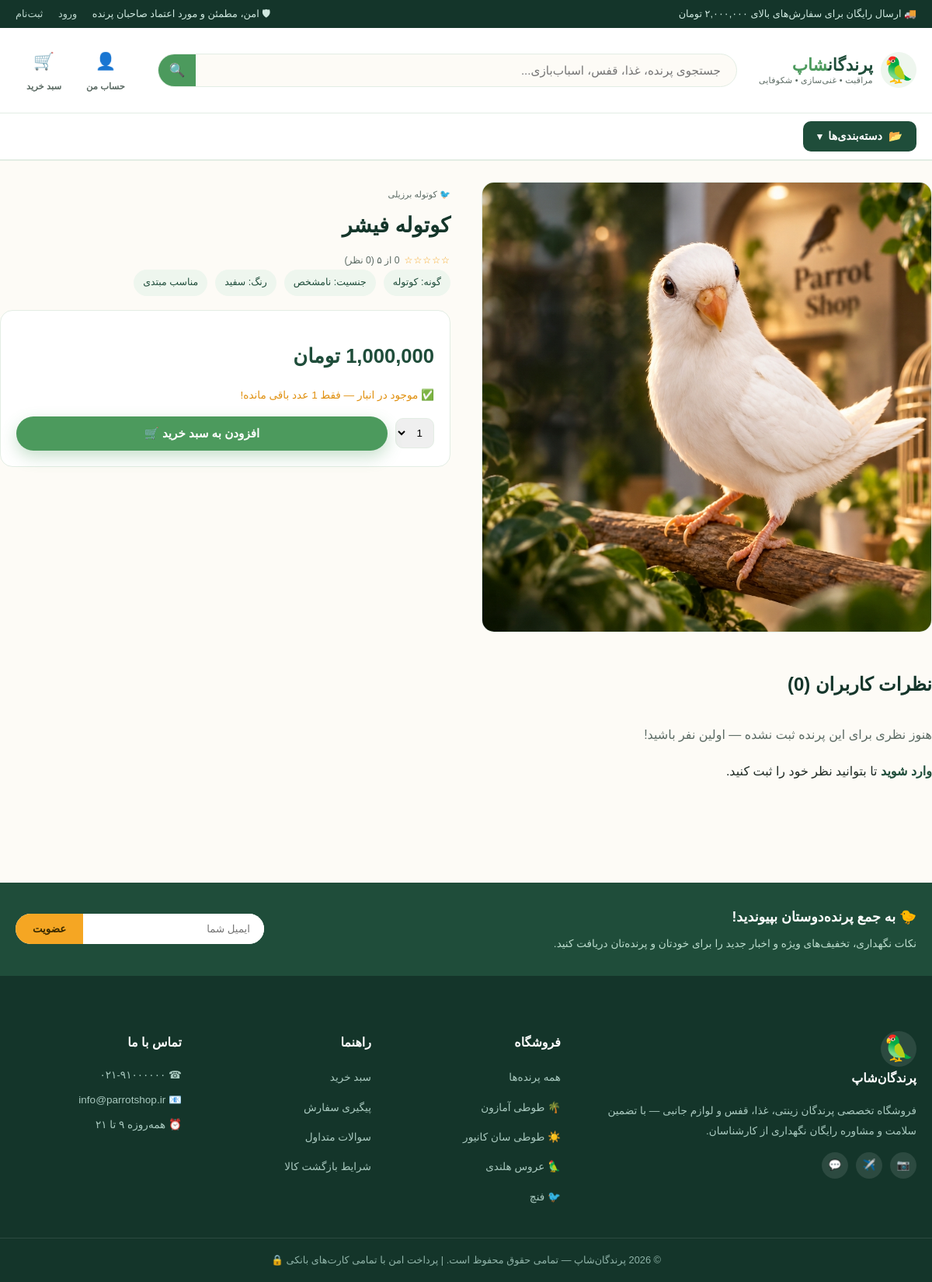
The page /bird/کوتوله-فیشر/ on the database its author committed.
### shop/models.py (models this page shows, shortened)
class Bird(models.Model):
    GENDER_CHOICES = [("M", "نر"), ("F", "ماده"), ("U", "نامشخص")]
    LEVEL_CHOICES = [
        ("easy", "مناسب مبتدی"),
        ("medium", "نیاز به تجربه متوسط"),
        ("pro", "نیاز به نگهدارنده حرفه‌ای"),
    ]
    category = models.ForeignKey(Category, related_name="birds", on_delete=models.CASCADE, verbose_name="دسته‌بندی")
    name = models.CharField("نام", max_length=150)
    slug = models.SlugField(max_length=180, unique=True, blank=True, allow_unicode=True)
    species = models.CharField("گونه", max_length=150, blank=True)
    gender = models.CharField("جنسیت", max_length=1, choices=GENDER_CHOICES, default="U")
    age_months = models.PositiveIntegerField("سن (ماه)", default=0)
    color = models.CharField("رنگ", max_length=80, blank=True)
    care_level = models.CharField("سطح نگهداری", max_length=10, choices=LEVEL_CHOICES, default="easy")
    can_talk = models.BooleanField("سخن‌گو", default=False)
    image = models.ImageField("تصویر اصلی", upload_to="birds/", blank=True, null=True)
    short_description = models.CharField("توضیح کوتاه", max_length=255, blank=True)
    description = models.TextField("توضیحات کامل", blank=True)
    price = models.PositiveIntegerField("قیمت (تومان)")
    discount_percent = models.PositiveIntegerField("درصد تخفیف", default=0)
    stock = models.PositiveIntegerField("موجودی", default=0)
    is_featured = models.BooleanField("محصول ویژه", default=False)
    is_active = models.BooleanField("فعال", default=True)
    created_at = models.DateTimeField("تاریخ ثبت", auto_now_add=True)
    class Meta:
        verbose_name = "پرنده"
        verbose_name_plural = "پرنده‌ها"
        ordering = ["-created_at"]
    @property
    def final_price(self):
        if self.discount_percent:
            return int(self.price * (100 - self.discount_percent) / 100)
        return self.price
    @property
    def in_stock(self):
        return self.stock > 0
    @property
    def average_rating(self):
        agg = self.reviews.filter(is_approved=True).aggregate(models.Avg("rating"))
        return round(agg["rating__avg"] or 0, 1)
    @property
    def rating_count(self):
        return self.reviews.filter(is_approved=True).count()

class Category(models.Model):
    name = models.CharField("نام دسته", max_length=100)
    slug = models.SlugField(max_length=120, unique=True, blank=True, allow_unicode=True)
    icon = models.CharField("آیکون (ایموجی، اختیاری)", max_length=10, blank=True, default="🐦")
    image = models.ImageField("تصویر", upload_to="categories/", blank=True, null=True)
    order = models.PositiveIntegerField("ترتیب نمایش", default=0)
    class Meta:
        verbose_name = "دسته‌بندی"
        verbose_name_plural = "دسته‌بندی‌ها"
        ordering = ["order", "name"]
    def get_absolute_url(self):
        return reverse("shop:category_detail", args=[self.slug])

### shop/views.py (the view, shortened to what this page needs)
# urls.py: path("bird/<str:slug>/", views.product_detail, name="product_detail"),
def product_detail(request, slug):
    bird = get_object_or_404(Bird, slug=slug, is_active=True)
    related = Bird.objects.filter(category=bird.category, is_active=True).exclude(pk=bird.pk)[:4]
    reviews = bird.reviews.filter(is_approved=True)
    form = ReviewForm()
    user_can_review = request.user.is_authenticated and not bird.reviews.filter(user=request.user).exists()
    return render(request, "shop/product_detail.html", {
        "bird": bird,
        "related": related,
        "reviews": reviews,
        "form": form,
        "user_can_review": user_can_review,
    })

### shop/forms.py
class ReviewForm(forms.ModelForm):
    class Meta:
        model = Review
        fields = ["rating", "comment"]
        widgets = {
            "rating": forms.Select(attrs={"class": "form-select"}),
            "comment": forms.Textarea(attrs={"class": "form-control", "rows": 3, "placeholder": "نظر شما درباره این پرنده..."}),
        }

### cart/cart.py (called while the page is built)
    def __len__(self):
        return sum(item["quantity"] for item in self.cart.values())

### cart/context_processors.py (called while the page is built)
def cart(request):
    return {"cart": Cart(request)}

### shop/context_processors.py (called while the page is built)
def categories(request):
    return {"nav_categories": Category.objects.all()}

### shop/templatetags/shop_extras.py (called while the page is built)
@register.filter
def comma(value):
    try:
        value = int(value)
    except (TypeError, ValueError):
        return value
    return f"{value:,}"

### shop/templates/shop/product_detail.html (shortened to what this page needs)
{% extends "base.html" %}
{% load shop_extras %}
{% block content %}
<div class="container section" style="padding-top:28px;">
  <div class="pd-wrap">
    <div>
      <div class="pd-gallery-main">
        {% if bird.image %}
          <img src="{{ bird.image.url }}" alt="{{ bird.name }}" id="mainImg">
        {% else %}
          <span class="placeholder-emoji" style="font-size:6rem;">{{ bird.category.icon }}</span>
        {% endif %}
      </div>
    </div>
    <div class="pd-info">
      <span class="product-cat">{{ bird.category.icon }} {{ bird.category.name }}</span>
      <h1>{{ bird.name }}</h1>
      <div class="rating-row">
        <span class="stars">{% for i in "12345" %}{% if forloop.counter <= bird.average_rating %}★{% else %}☆{% endif %}{% endfor %}</span>
        <span>{{ bird.average_rating }} از ۵ ({{ bird.rating_count }} نظر)</span>
      </div>
      <div class="pd-meta">
        {% if bird.species %}<span>گونه: {{ bird.species }}</span>{% endif %}
        <span>جنسیت: {{ bird.get_gender_display }}</span>
        {% if bird.color %}<span>رنگ: {{ bird.color }}</span>{% endif %}
        <span>{{ bird.get_care_level_display }}</span>
      </div>
      <div class="pd-price-box">
        <div class="pd-price-new">{{ bird.final_price|comma }} تومان</div>
        {% if bird.in_stock %}
          <p class="pd-stock {% if bird.stock < 5 %}low{% else %}ok{% endif %}">
            ✅ موجود در انبار{% if bird.stock < 5 %} — فقط {{ bird.stock }} عدد باقی مانده!{% endif %}
          </p>
        {% else %}
          <p class="pd-stock low">❌ در حال حاضر ناموجود است</p>
        {% endif %}
        <form action="{% url 'cart:cart_add' bird.id %}" method="post" class="qty-add-row">
          <select name="quantity">
            {% for i in "12345" %}<option value="{{ forloop.counter }}">{{ forloop.counter }}</option>{% endfor %}
          </select>
          <button type="submit" class="btn btn-coral" {% if not bird.in_stock %}disabled{% endif %} style="flex:1;">
            {% if bird.in_stock %}افزودن به سبد خرید 🛒{% else %}ناموجود{% endif %}
          </button>
        </form>
      </div>
    </div>
  </div>
  <div class="reviews-section">
    <div class="section-head"><h2>نظرات کاربران ({{ bird.rating_count }})</h2></div>
    {% for review in reviews %}
    <div class="review-card">
      <div class="review-head">
        <strong>{{ review.user.username }}</strong>
        <span>{{ review.created_at|date:"Y/m/d" }}</span>
      </div>
      <div class="stars">{% for i in "12345" %}{% if forloop.counter <= review.rating %}★{% else %}☆{% endif %}{% endfor %}</div>
      {% if review.comment %}<p>{{ review.comment }}</p>{% endif %}
    </div>
    {% empty %}
    <p style="color:var(--ink-soft);">هنوز نظری برای این پرنده ثبت نشده — اولین نفر باشید!</p>
    {% endfor %}
    {% if user.is_authenticated and user_can_review %}
    <div class="review-form">
      <h4>ثبت نظر شما</h4>
      <form method="post">
        {% csrf_token %}
        {{ form.rating }}
        {{ form.comment }}
        <button type="submit" class="btn btn-forest">ثبت نظر</button>
      </form>
    </div>
    {% elif not user.is_authenticated %}
    <p><a href="{% url 'accounts:login' %}?next={{ request.path }}" style="color:var(--forest);font-weight:700;">وارد شوید</a> تا بتوانید نظر خود را ثبت کنید.</p>
    {% endif %}
  </div>
</div>
{% endblock %}

### templates/base.html (shortened to what this page needs)
{% load static %}
<!DOCTYPE html>
<html lang="fa" dir="rtl">
<head>
<link rel="stylesheet" href="https://cdn.jsdelivr.net/gh/rastikerdar/vazirmatn@v33.003/Farsi-Digits/font-face.css">
<link rel="stylesheet" href="{% static 'css/style.css' %}">
</head>
<body>
<div class="topbar">
  <div class="container topbar-inner">
    <span>🚚 ارسال رایگان برای سفارش‌های بالای ۲,۰۰۰,۰۰۰ تومان</span>
    <span class="topbar-links">
      <span>🛡 امن، مطمئن و مورد اعتماد صاحبان پرنده</span>
      {% if user.is_authenticated %}
        <a href="{% url 'accounts:profile' %}">پیگیری سفارش</a>
        <a href="{% url 'accounts:logout' %}">خروج</a>
      {% else %}
        <a href="{% url 'accounts:login' %}">ورود</a>
        <a href="{% url 'accounts:register' %}">ثبت‌نام</a>
      {% endif %}
    </span>
  </div>
</div>
<header class="site-header">
  <div class="container header-inner">
    <a href="{% url 'shop:home' %}" class="brand">
      <span class="brand-icon">🦜</span>
      <span class="brand-text">
        <span class="brand-name">پرندگان<b>شاپ</b></span>
        <span class="brand-tag">مراقبت • غنی‌سازی • شکوفایی</span>
      </span>
    </a>
    <form action="{% url 'shop:product_list' %}" method="get" class="search-form">
      <input type="text" name="q" value="{{ query|default:'' }}" placeholder="جستجوی پرنده، غذا، قفس، اسباب‌بازی...">
      <button type="submit" aria-label="جستجو">🔍</button>
    </form>
    <div class="header-actions">
      <a href="{% url 'accounts:profile' %}" class="header-icon-link" title="حساب کاربری">
        <span class="icon">👤</span>
        <span class="label">حساب من</span>
      </a>
      <a href="{% url 'cart:cart_detail' %}" class="header-icon-link cart-link" title="سبد خرید">
        <span class="icon">🛒</span>
        <span class="label">سبد خرید</span>
      </a>
    </div>
  </div>
  <nav class="category-nav">
    <div class="container category-nav-inner">
      <div class="cat-dropdown" id="catDropdown">
        <button type="button" class="cat-dropdown-toggle" id="catDropdownToggle" aria-expanded="false">
          <span>📂</span> دسته‌بندی‌ها <span class="caret">▾</span>
        </button>
      </div>
    </div>
  </nav>
</header>
<main>
  {% block content %}{% endblock %}
</main>
<footer class="site-footer">
  <div class="newsletter-band">
    <div class="container newsletter-inner">
      <div>
        <h4>🐤 به جمع پرنده‌دوستان بپیوندید!</h4>
        <p>نکات نگهداری، تخفیف‌های ویژه و اخبار جدید را برای خودتان و پرنده‌تان دریافت کنید.</p>
      </div>
      <form class="newsletter-form" onsubmit="return false;">
        <input type="email" placeholder="ایمیل شما">
        <button type="submit">عضویت</button>
      </form>
    </div>
  </div>
  <div class="container footer-grid">
    <div class="footer-col">
      <h4><span class="brand-icon" style="background:rgba(255,255,255,.1);">🦜</span> پرندگان‌شاپ</h4>
      <p>فروشگاه تخصصی پرندگان زینتی، غذا، قفس و لوازم جانبی — با تضمین سلامت و مشاوره رایگان نگهداری از کارشناسان.</p>
      <div class="social-row">
        <a href="#" title="اینستاگرام">📷</a>
        <a href="#" title="تلگرام">✈️</a>
        <a href="#" title="واتس‌اپ">💬</a>
      </div>
    </div>
    <div class="footer-col">
      <h4>فروشگاه</h4>
      <ul>
        <li><a href="{% url 'shop:product_list' %}">همه پرنده‌ها</a></li>
        {% for cat in nav_categories|slice:":4" %}
        <li><a href="{{ cat.get_absolute_url }}">{{ cat.icon }} {{ cat.name }}</a></li>
        {% endfor %}
      </ul>
    </div>
    <div class="footer-col">
      <h4>راهنما</h4>
      <ul>
        <li><a href="{% url 'cart:cart_detail' %}">سبد خرید</a></li>
        <li><a href="{% url 'accounts:profile' %}">پیگیری سفارش</a></li>
        <li><a href="#">سوالات متداول</a></li>
        <li><a href="#">شرایط بازگشت کالا</a></li>
      </ul>
    </div>
    <div class="footer-col">
      <h4>تماس با ما</h4>
      <p>☎ ۰۲۱-۹۱۰۰۰۰۰۰</p>
      <p>📧 info@parrotshop.ir</p>
      <p>⏰ همه‌روزه ۹ تا ۲۱</p>
    </div>
  </div>
  <div class="footer-bottom">
    <div class="container">© {% now "Y" %} پرندگان‌شاپ — تمامی حقوق محفوظ است. | پرداخت امن با تمامی کارت‌های بانکی 🔒</div>
  </div>
</footer>
</body>
</html>

### rows shown on the page
Bird: image (picture), category.icon "🐦", category.name "کوتوله برزیلی", name "کوتوله فیشر", species "کوتوله", gender "نامشخص", color "سفید", care_level "مناسب مبتدی", rating_count "0"
Category: icon "🌴", name "طوطی آمازون"
Category: icon "☀️", name "طوطی سان کانیور"
Category: icon "🦜", name "عروس هلندی"
Category: icon "🐦", name "فنچ"

### other values the page prints
form field quantity "1"
